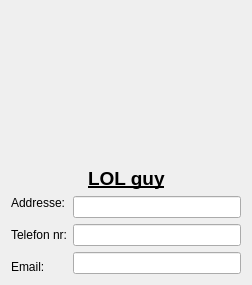
           <widget class="QWidget" name="page_9">
            <layout class="QGridLayout" name="gridLayout_17">
             <item row="0" column="0">
              <layout class="QVBoxLayout" name="verticalLayout_21">
               <item>
                <layout class="QHBoxLayout" name="horizontalLayout_30">
                 <item>
                  <layout class="QHBoxLayout" name="horizontalLayout_31">
                   <item>
                    <spacer name="horizontalSpacer_39">
                     <property name="orientation">
                      <enum>Qt::Horizontal</enum>
                     </property>
                     <property name="sizeHint" stdset="0">
                      <size>
                       <width>40</width>
                       <height>20</height>
                      </size>
                     </property>
                    </spacer>
                   </item>
                  </layout>
                 </item>
                 <item>
                  <widget class="QLabel" name="label_49">
                   <property name="minimumSize">
                    <size>
                     <width>150</width>
                     <height>150</height>
                    </size>
                   </property>
                   <property name="maximumSize">
                    <size>
                     <width>150</width>
                     <height>150</height>
                    </size>
                   </property>
                   <property name="text">
                    <string/>
                   </property>
                   <property name="pixmap">
                    <pixmap>../../../Pictures/LOL.PNG</pixmap>
                   </property>
                   <property name="scaledContents">
                    <bool>true</bool>
                   </property>
                  </widget>
                 </item>
                 <item>
                  <spacer name="horizontalSpacer_40">
                   <property name="orientation">
                    <enum>Qt::Horizontal</enum>
                   </property>
                   <property name="sizeHint" stdset="0">
                    <size>
                     <width>40</width>
                     <height>20</height>
                    </size>
                   </property>
                  </spacer>
                 </item>
                </layout>
               </item>
               <item>
                <layout class="QHBoxLayout" name="horizontalLayout_32">
                 <item>
                  <spacer name="horizontalSpacer_41">
                   <property name="orientation">
                    <enum>Qt::Horizontal</enum>
                   </property>
                   <property name="sizeHint" stdset="0">
                    <size>
                     <width>40</width>
                     <height>20</height>
                    </size>
                   </property>
                  </spacer>
                 </item>
                 <item>
                  <widget class="QLabel" name="label_50">
                   <property name="font">
                    <font>
                     <pointsize>14</pointsize>
                     <weight>75</weight>
                     <bold>true</bold>
                     <underline>true</underline>
                    </font>
                   </property>
                   <property name="text">
                    <string>LOL guy</string>
                   </property>
                  </widget>
                 </item>
                 <item>
                  <spacer name="horizontalSpacer_42">
                   <property name="orientation">
                    <enum>Qt::Horizontal</enum>
                   </property>
                   <property name="sizeHint" stdset="0">
                    <size>
                     <width>40</width>
                     <height>20</height>
                    </size>
                   </property>
                  </spacer>
                 </item>
                </layout>
               </item>
              </layout>
             </item>
             <item row="1" column="0">
              <layout class="QGridLayout" name="gridLayout_14">
               <item row="0" column="0" rowspan="3">
                <layout class="QVBoxLayout" name="verticalLayout_20">
                 <item>
                  <widget class="QLabel" name="label_46">
                   <property name="text">
                    <string>Addresse:</string>
                   </property>
                  </widget>
                 </item>
                 <item>
                  <spacer name="verticalSpacer_17">
                   <property name="orientation">
                    <enum>Qt::Vertical</enum>
                   </property>
                   <property name="sizeHint" stdset="0">
                    <size>
                     <width>20</width>
                     <height>28</height>
                    </size>
                   </property>
                  </spacer>
                 </item>
                 <item>
                  <widget class="QLabel" name="label_47">
                   <property name="text">
                    <string>Telefon nr:</string>
                   </property>
                  </widget>
                 </item>
                 <item>
                  <spacer name="verticalSpacer_18">
                   <property name="orientation">
                    <enum>Qt::Vertical</enum>
                   </property>
                   <property name="sizeHint" stdset="0">
                    <size>
                     <width>20</width>
                     <height>28</height>
                    </size>
                   </property>
                  </spacer>
                 </item>
                 <item>
                  <widget class="QLabel" name="label_48">
                   <property name="text">
                    <string>Email:</string>
                   </property>
                  </widget>
                 </item>
                </layout>
               </item>
               <item row="0" column="1">
                <widget class="QLineEdit" name="lineEdit_25"/>
               </item>
               <item row="1" column="1">
                <widget class="QLineEdit" name="lineEdit_26"/>
               </item>
               <item row="2" column="1">
                <widget class="QLineEdit" name="lineEdit_27"/>
               </item>
              </layout>
             </item>
            </layout>
           </widget>
